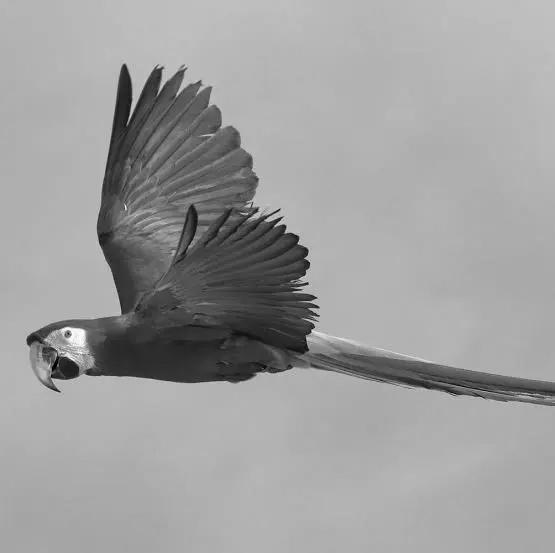
#> input picture arara_cinza.jpg, 555 x 553 px
$ python gera_grafico_imagem.py
#> lines starting #> are read from the running program, lines starting #| are printed output that depends on the picture
import numpy as np
import matplotlib.pyplot as plt
from PIL import Image

def gera_grafico_imagem(caminho_imagem, tamanho_maximo=(200, 200), salvar_como=None, cmap="gray"):
    """
    Gera o gráfico 3D da superfície de uma imagem dada pela função g(f) = (x, y, z),
    onde (x, y) são as coordenadas do plano cartesiano e z = f(x, y) representa
    a intensidade de brilho (ou tom de cinza) do pixel na posição (x, y).

    Parâmetros:
    -----------
    caminho_imagem : str
        Caminho para o arquivo de imagem de entrada.
    tamanho_maximo : tuple (largura, altura)
        Redimensiona a imagem para evitar lentidão na renderização 3D.
    salvar_como : str (opcional)
        Caminho para salvar a figura gerada (ex: 'grafico_superficie.png').
    cmap : str
        Mapa de cores para a superfície (ex: 'viridis', 'gray', 'plasma', 'jet').
    """
#> called with caminho_imagem = 'arara_cinza.jpg', tamanho_maximo = (150, 150), salvar_como = 'grafico_imagem_3d.png', cmap = 'gray'
    # 1. Carrega a imagem e converte para escala de cinza
    imagem = Image.open(caminho_imagem).convert("L")
#> imagem is the input picture: PIL image 555x553 L; min 0, max 255, mean 158.1

    # Redimensiona a imagem mantendo a proporção para otimizar o plot 3D
    if tamanho_maximo:
        imagem.thumbnail(tamanho_maximo)
#> imagem: PIL image 150x149 L

    # 2. Obtém a matriz de intensidade f(x, y) normalizada no intervalo [0.0, 1.0]
    # Z representa f(x, y) onde 0.0 = preto puro e 1.0 = branco puro
    Z = np.array(imagem, dtype=float) / 255.0
    altura, largura = Z.shape
#> altura = 149; largura = 150

    # 3. Cria a grade cartesiana (X, Y)
    x = np.arange(0, largura)
#> x = 150 values from 0 to 149
    y = np.arange(0, altura)
#> y = 149 values from 0 to 148
    X, Y = np.meshgrid(x, y)

    # 4. Configura o gráfico 3D g(f) = (x, y, z)
    fig = plt.figure(figsize=(12, 8))
    ax = fig.add_subplot(111, projection='3d')

    # Plota a superfície z = f(x, y)
    surf = ax.plot_surface(X, Y, Z, cmap=cmap, linewidth=0, antialiased=True)
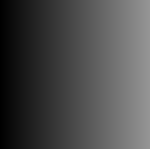
#> X: shape (149, 150) int64; min 0, max 149, mean 74.5

    # Limita o eixo Z no intervalo [0, 1]
    ax.set_zlim(0.0, 1.0)

    # Ajusta os rótulos dos eixos
    ax.set_title("Gráfico 3D da Imagem: g(f) = (x, y, z) onde z = f(x, y) ∈ [0, 1]", fontsize=14)
    ax.set_xlabel("Eixo X (Largura)", fontsize=11)
    ax.set_ylabel("Eixo Y (Altura)", fontsize=11)
    ax.set_zlabel("Eixo Z - Intensidade f(x, y)", fontsize=11)

    # Adiciona a barra de cores (colorbar)
    fig.colorbar(surf, ax=ax, shrink=0.5, aspect=10, label="Intensidade f(x, y) [0.0 (Preto) - 1.0 (Branco)]")

    # Inverte o eixo Y para corresponder às coordenadas de imagem padrão (origem no topo esquerdo)
    ax.invert_yaxis()

    # Salva o gráfico caso um caminho de saída seja especificado
    if salvar_como:
        plt.savefig(salvar_como, dpi=300, bbox_inches="tight")
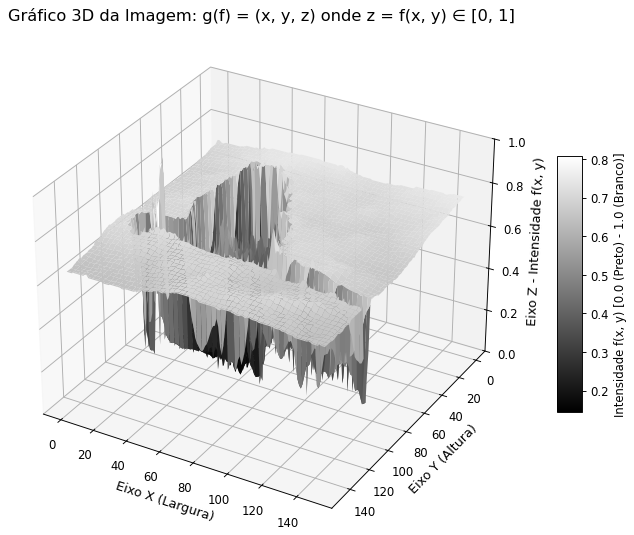
#> figure drawn by matplotlib, 2 panels
        print(f"Gráfico 3D salvo em: {salvar_como}")

    # Exibe o gráfico se houver interface gráfica disponível
    if plt.get_backend().lower() != 'agg':
        plt.show()

if __name__ == "__main__":
    caminho = "arara_cinza.jpg"
    gera_grafico_imagem(caminho, tamanho_maximo=(150, 150), salvar_como="grafico_imagem_3d.png")

$ run again, with imagem_desgaste.jpg copied over arara_cinza.jpg
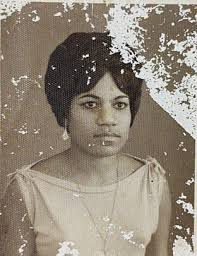
#> input picture imagem_desgaste.jpg, 197 x 256 px
#> in gera_grafico_imagem, `surf = ax.plot_surface(X, Y, Z, cmap=cmap, linewidth=0, antialiased=Tr..`:
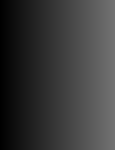
#> X: shape (150, 115) int64; min 0, max 114, mean 57
#> in gera_grafico_imagem, `plt.savefig(salvar_como, dpi=300, bbox_inches="tight")`:
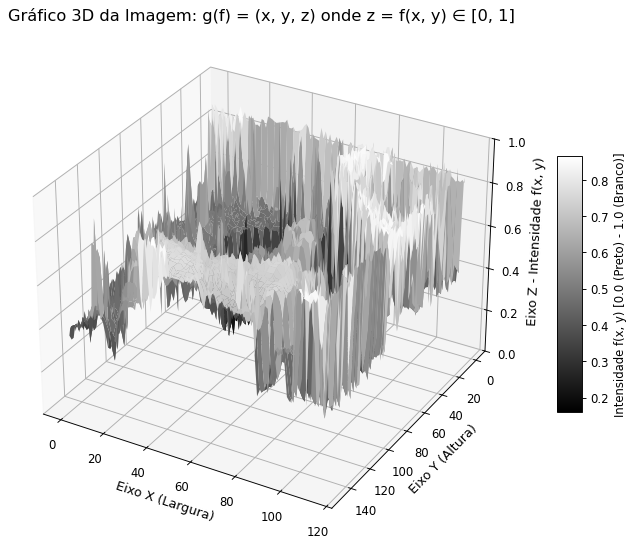
#> figure drawn by matplotlib, 2 panels
